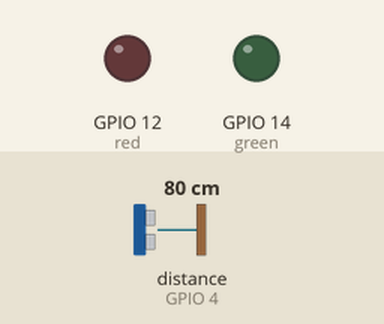
This sketch was run on a simulated ESP8266 (NodeMCU). Shown: output pins drawn as LEDs (lit = HIGH). Wiring (inferred from the names in the program): ultrasonic range finder: trigger GPIO 5; echo GPIO 4. The test bench sets the inputs (shaded band); at power-on: distance to the obstacle (sensor on GPIO 4) 80 cm. The echo pulse lasts 58.3 µs per cm; WiFi joins after 1.5 s; servers stay silent unless stated; uploads are accepted with an empty reply; pins used as bus, display or sensor lines are not drawn; what the sketch prints to the serial monitor is not drawn.

Above: at 0.1 s.
At 1.7 s:
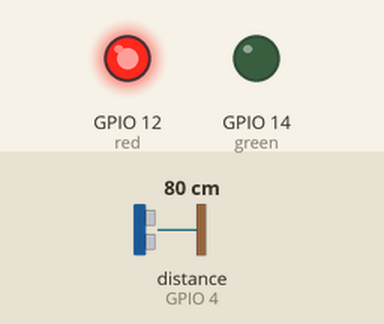
Timing chart, 0 to 3.2 s (numbered marks = the images above):
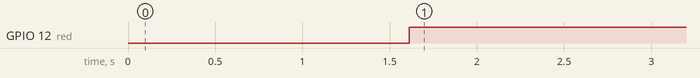

The sketch:

borradorX_sensor_datos_web.ino
```cpp
#include <ESP8266WiFi.h>
// Sustituir con datos de vuestra red
const char* ssid     = "rola9294";
const char* password = "ROMO1951";

const char* host = "kio4.com"; /***/
const char* nombre = "agus";
//const char* ciudad = "Roma";

#define red 12
#define green 14

#define Trigger 5 //D1
#define Echo 4 //D2

long t;
long d;

void setup()
{
  pinMode(red,OUTPUT); //"please STAND BY" for connection status indicator
  pinMode(green,OUTPUT); // ESP8266 Connected!
   //pinMode(Echo,INPUT);
  pinMode(Trigger,OUTPUT);
  digitalWrite(Trigger,LOW);
  Serial.begin(115200); //or you can also use 9600
  delay(10);

  WiFi.mode(WIFI_STA); //wifi command
  WiFi.begin(ssid, password); //wifi command
  Serial.print("Conectando a:\t");
  Serial.println(ssid);
  // Esperar a que nos conectemos
  while (WiFi.status() != WL_CONNECTED) //wifi
  {
    delay(200);
    Serial.print('.');
  }
  // Mostrar mensaje de exito y dirección IP asignada
  Serial.println();
  Serial.print("Conectado a:\t");
  Serial.println(WiFi.SSID());
  Serial.print("IP address:\t");
  Serial.println(WiFi.localIP());
}
void loop()
{
 if(WiFi.status() == true)
 {
  digitalWrite(green,HIGH);
  digitalWrite(red,LOW);
  }
  else
  {
    digitalWrite(red,HIGH);
    digitalWrite(green,LOW);
    }

    digitalRead(Echo)==HIGH; //this crap works better than INPUT

    digitalWrite(Trigger, HIGH);
    delayMicroseconds(10);
    digitalWrite(Trigger, LOW);

    t = pulseIn(Echo, HIGH);
    d = t/59;

    respuesta();


    delay(5000);

    Serial.print("Conectando con ");
    Serial.println(host);

    // Clase cliente
    WiFiClient client;
    const int httpPort = 80;
    if (!client.connect(host, httpPort)) {
        Serial.println("Fallo en la conexión.");
        return;
    }


    String url = "/appinventor/php/respuesta.php";/***/
    url += "?nombre=";
    url += nombre;
    url += "&ciudad=";
    url += d;

    Serial.println(url);


     // Esto es lo que se enviará al servidor.
    client.print(String("GET ") + url + " HTTP/1.1\r\n" +
                 "Host: " + host + "\r\n" +
                 "Connection: close\r\n\r\n");
    unsigned long timeout = millis();
    while (client.available() == 0) {
        if (millis() - timeout > 5000) {
            Serial.println(">>> Rebasado 5 segundos.");
            client.stop();
            return;
        }
    }


    // Lee todas las líneas que ha enviado el servidor.
    while(client.available()) {
        String lineas = client.readStringUntil('\r');
        Serial.print(lineas);
    }

    Serial.println();
    Serial.println("Conexión cerrada.");


 }
  void respuesta()
    {
      Serial.print("Distancia ");
      Serial.print(d);
      Serial.println();
      delay(2000);
      }
```

Measured:
- by itself, GPIO 12 (red): LOW → HIGH at 1.6 s
